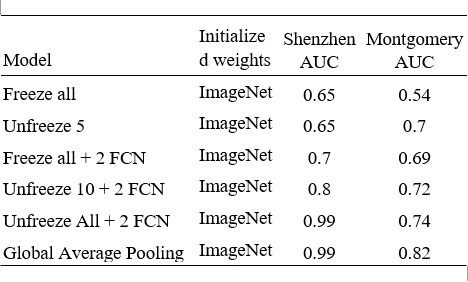
#> input picture reslt1.PNG, 468 x 282 px; its folder holds only this picture in this run
$ python -i helpers.py   (imports and definitions only)   (older library calls are emulated)
#> lines starting #> are read from the running program, lines starting #| are printed output that depends on the picture; after the words box and inside, x2 and y2 are one past the last pixel; in counts of white or black regions, pixels touching at a corner belong together
#> further down, picture is the input picture: shape (282, 468, 3); min 0, max 255, mean 238.5
import shutil
import os
import numpy as np
# [1 line not run here, left out]
import cv2
from tqdm import tqdm


def copy_files(srcs,dsts):
    for src,dst in tqdm(zip(srcs,dsts),total=len(srcs)):
        shutil.copy(src,dst)

# [17 lines left out: functions clear_folder, remove, move_folder, not called in this run]

def insert_breakpoint(msg='break pt'):
    import sys
    sys.exit(msg)

# [57 lines left out: functions get_clf_report, plot_model_history, not called in this run]


def normalize(arr, low=0, high=255,mode='min_max'):
#> called with low = 0, high = 255, mode = 'min_max'
    if mode == 'min_max':
        diff = high - low
        if diff > 0:
            arr = (arr - np.min(arr)) / (np.max(arr) - np.min(arr))
            arr = arr * diff
        return arr
    else:
        mu = np.mean(arr); sigma = np.std(arr)
        arr = (arr-mu)/sigma
        return arr

# [71 lines left out: functions get_count, know_shape, check_file_paths, check_list_diff, write_imgs_serially, split_train_test and 1 more, not called in this run]


def find_largest_contour_bbox(img, threshold=127):
    if len(img.shape) > 2:
        img = cv2.cvtColor(img, cv2.COLOR_BGR2GRAY)
    img = normalize(img, 0, 255)
    thresh_img = ((img > threshold)*255).astype(np.uint8)
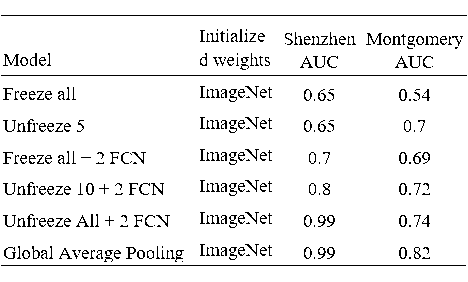
#> thresh_img: shape (282, 468); 93.8% white; black in thin lines or dots, all inside (x1, y1, x2, y2) = (1, 15, 467, 266)
    __, contours, __ = cv2.findContours(
        thresh_img, cv2.RETR_TREE, cv2.CHAIN_APPROX_SIMPLE)
#> contours = 574 contours, 306 with area under 20; largest, box (x1, y1, x2, y2) and area: (0, 0, 468, 282) 131227, (0, 74, 468, 77) 932, (0, 14, 468, 17) 932, (0, 264, 467, 267) 930, (398, 246, 408, 260) 95
    contour_areas = np.array([cv2.contourArea(x) for x in contours])
#> contour_areas = 574 values, max 131227 at index 0, min 2 at index 2, mean 254.1
    idx = np.argmax(contour_areas)
#> idx = 0
    cnt = contours[idx]
#> cnt = [[0, 0], [0, 281], [467, 281], [467, 0]]
    x, y, w, h = cv2.boundingRect(cnt)
#> x = 0; y = 0; w = 468; h = 282
    return x, y, w, h

# [4 lines left out: function randomly_select, not called in this run]

# [21 lines not run here, left out]
    # b = randomly_select(a,5)
    # b = randomly_select(a,10)

>>> import cv2
>>> picture = cv2.imread('reslt1.PNG')
>>> result = find_largest_contour_bbox(picture)
#> result = (0, 0, 468, 282)

$ run again, on visualization.PNG
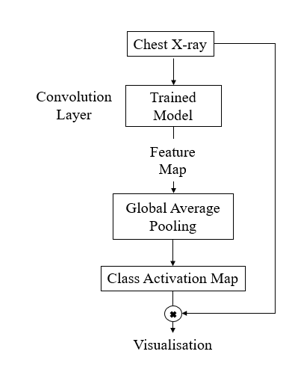
#> input picture visualization.PNG, 304 x 374 px
#> picture is the input picture: shape (374, 304, 3); min 0, max 255, mean 247.4
#> in find_largest_contour_bbox, `thresh_img = ((img > threshold)*255).astype(np.uint8)`:
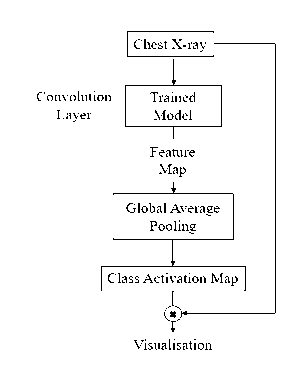
#> thresh_img: shape (374, 304); 97% white; black in thin lines or dots, all inside (x1, y1, x2, y2) = (37, 31, 276, 350)
#> contours = 297 contours, 231 with area under 20; largest, box (x1, y1, x2, y2) and area: (0, 0, 304, 374) 113019, (124, 58, 223, 140) 4296, (126, 86, 221, 126) 3666, (100, 193, 247, 292) 778, (274, 43, 277, 314) 538
#> contour_areas = 297 values, max 113019 at index 0, min 2 at index 2, mean 426.3
#> idx = 0
#> cnt = [[0, 0], [0, 373], [303, 373], [303, 0]]
#> x = 0; w = 304; h = 374
#> result = (0, 0, 304, 374)
